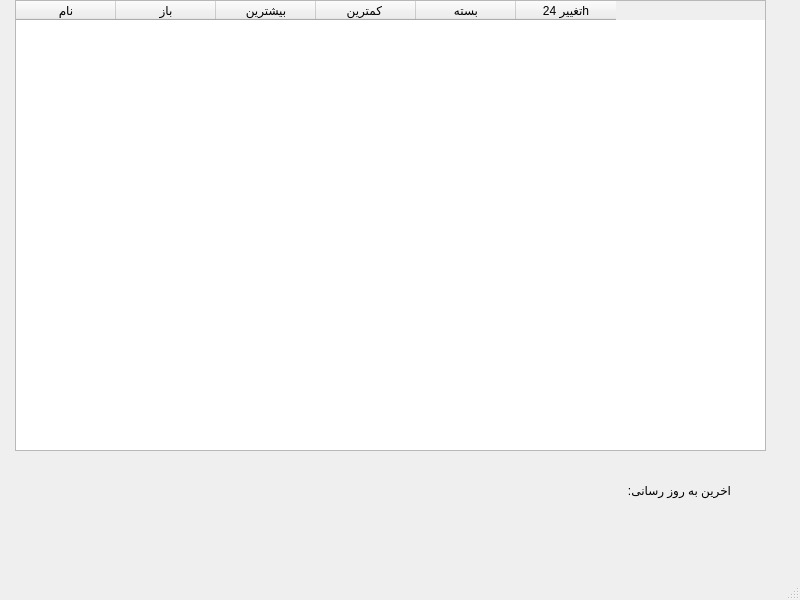
<?xml version="1.0" encoding="UTF-8"?>
<ui version="4.0">
 <class>MainWindow</class>
 <widget class="QMainWindow" name="MainWindow">
  <property name="geometry">
   <rect>
    <x>0</x>
    <y>0</y>
    <width>800</width>
    <height>600</height>
   </rect>
  </property>
  <property name="windowTitle">
   <string>MainWindow</string>
  </property>
  <widget class="QWidget" name="centralwidget">
   <widget class="QTableWidget" name="crypto_table">
    <property name="geometry">
     <rect>
      <x>15</x>
      <y>0</y>
      <width>751</width>
      <height>451</height>
     </rect>
    </property>
    <column>
     <property name="text">
      <string>نام</string>
     </property>
    </column>
    <column>
     <property name="text">
      <string>باز</string>
     </property>
    </column>
    <column>
     <property name="text">
      <string>بیشترین</string>
     </property>
    </column>
    <column>
     <property name="text">
      <string>کمترین </string>
     </property>
    </column>
    <column>
     <property name="text">
      <string>بسته</string>
     </property>
    </column>
    <column>
     <property name="text">
      <string> تغییر 24h </string>
     </property>
    </column>
   </widget>
   <widget class="QLabel" name="last_update_label">
    <property name="geometry">
     <rect>
      <x>520</x>
      <y>480</y>
      <width>101</width>
      <height>20</height>
     </rect>
    </property>
    <property name="text">
     <string/>
    </property>
   </widget>
   <widget class="QLabel" name="label">
    <property name="geometry">
     <rect>
      <x>600</x>
      <y>480</y>
      <width>131</width>
      <height>21</height>
     </rect>
    </property>
    <property name="text">
     <string>اخرین به روز رسانی: </string>
    </property>
   </widget>
  </widget>
  <widget class="QMenuBar" name="menubar">
   <property name="geometry">
    <rect>
     <x>0</x>
     <y>0</y>
     <width>800</width>
     <height>24</height>
    </rect>
   </property>
  </widget>
  <widget class="QStatusBar" name="statusbar"/>
 </widget>
 <resources/>
 <connections/>
</ui>
